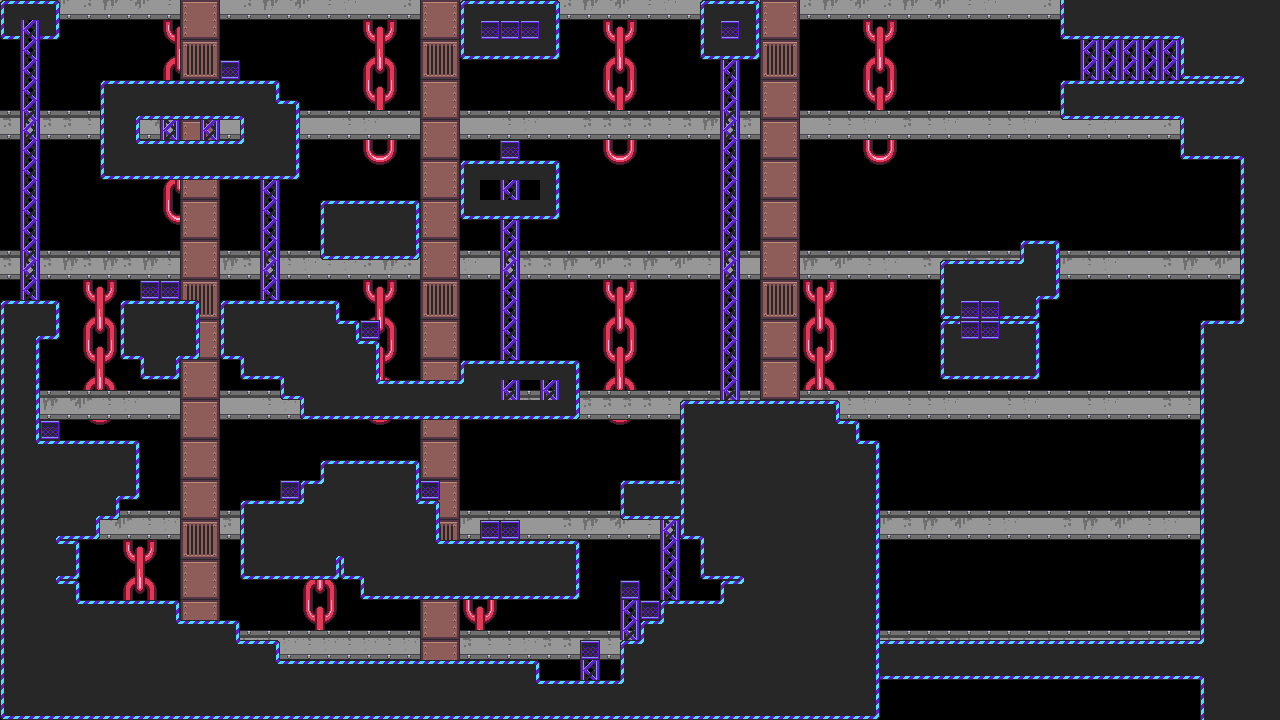

The image is a tile-based game level rendered from a .tmx file. Its description and source (layers, tilesets, objects; grid data summarised) follow:
An orthogonal 64x36 tile map with 20x20 px tiles, 1 tile layer (blocks), 3 tilesets, 3 image layers and 46 objects (7x disappearing_platform, 6x block, 5x escalator_left, 4x edge, 3x 0, ...).

<map version="1.10" tiledversion="1.10.1" orientation="orthogonal" renderorder="right-down" width="64" height="36" tilewidth="20" tileheight="20" infinite="0" nextlayerid="20" nextobjectid="131">
 <editorsettings>
  <chunksize width="20" height="20" />
  <export target="medium.csv" format="csv" />
 </editorsettings>
 <tileset firstgid="1" source="../0.tsx" />
 <tileset firstgid="16" source="../platforms.tsx" />
 <tileset firstgid="25" source="../bg_decoration.tsx" />
 <imagelayer id="15" name="bg0">
  <image source="../0/bg_images/bg0.png" width="1280" height="720" />
 </imagelayer>
 <imagelayer id="16" name="bg2">
  <image source="../0/bg_images/bg2.png" width="1280" height="720" />
 </imagelayer>
 <imagelayer id="17" name="bg1">
  <image source="../0/bg_images/bg1.png" width="1280" height="720" />
 </imagelayer>
 <layer id="1" name="blocks" width="64" height="36">
  <data>[2304 cells, 913 non-empty, 15 distinct tile ids]</data>
 </layer>
 <objectgroup id="2" name="entities">
  <object id="103" name="block" gid="24" x="220" y="60" width="20" height="20" />
  <object id="104" name="block" gid="24" x="340" y="200" width="20" height="20" />
  <object id="105" name="block" gid="24" x="340" y="660" width="20" height="20" />
  <object id="106" name="block" gid="24" x="780" y="400" width="20" height="20" />
  <object id="107" name="block" gid="24" x="620" y="580" width="20" height="20" />
  <object id="108" name="block" gid="24" x="940" y="260" width="20" height="20" />
  <object id="109" name="crab" x="960" y="600">
   <point />
  </object>
  <object id="115" name="crab" x="1100" y="600">
   <point />
  </object>
  <object id="124" name="guard" x="940" y="220">
   <point />
  </object>
  <object id="125" name="warrior" x="80" y="400">
   <point />
  </object>
 </objectgroup>
 <objectgroup id="18" name="entries">
  <object id="126" name="0" x="120" y="40">
   <point />
  </object>
  <object id="130" name="1" x="560" y="500">
   <point />
  </object>
 </objectgroup>
 <objectgroup id="19" name="exits">
  <object id="129" name="0" x="40" y="0" width="52.4715" height="80" />
 </objectgroup>
 <objectgroup id="12" name="cutscenes">
  <object id="20" name="0" x="477.161" y="10.7055" width="56.5864" height="165.171" />
  <object id="21" name="1" x="341.048" y="399.164" width="56.5864" height="88.703" />
 </objectgroup>
 <objectgroup id="4" name="platforms">
  <object id="14" name="horizontal" gid="16" x="200" y="40" width="60" height="20" />
  <object id="15" name="vertical" gid="17" x="600" y="260" width="80" height="20" />
  <object id="16" name="vertical_2" gid="18" x="20" y="180" width="40" height="20" />
  <object id="17" name="vertical_3" gid="18" x="180" y="500" width="40" height="20" />
  <object id="18" name="vertical_4" gid="17" x="780" y="220" width="80" height="20" />
  <object id="30" name="horizontal_2" gid="18" x="120" y="260" width="40" height="20" />
  <object id="46" name="vertical_2" gid="18" x="1100" y="260" width="40" height="20" />
  <object id="48" name="horizontal" gid="16" x="980" y="180" width="60" height="20" />
 </objectgroup>
 <objectgroup id="13" name="hazards">
  <object id="22" name="horizontal" gid="19" x="260" y="320" width="40" height="40" />
  <object id="23" name="horizontal_2" gid="19" x="500" y="380" width="40" height="40" />
  <object id="24" name="vertical" gid="19" x="660" y="480" width="40" height="40" />
  <object id="25" name="disappearing_platform" gid="20" x="300" y="80" width="40" height="20" />
  <object id="26" name="disappearing_platform" gid="20" x="380" y="80" width="40" height="20" />
  <object id="29" name="disappearing_platform" gid="20" x="380" y="140" width="40" height="20" />
  <object id="36" name="escalator_right" gid="21" x="538" y="318" width="60" height="20" />
  <object id="39" name="escalator_left" gid="21" x="380" y="660" width="60" height="20" />
  <object id="40" name="escalator_right" gid="21" x="460" y="660" width="60" height="20" />
  <object id="43" name="escalator_left" gid="21" x="1080" y="540" width="60" height="20" />
  <object id="44" name="escalator_right" gid="21" x="1040" y="480" width="60" height="20" />
  <object id="45" name="escalator_left" gid="21" x="1080" y="420" width="60" height="20" />
  <object id="49" name="escalator_left" gid="21" x="1020" y="600" width="60" height="20" />
  <object id="50" name="escalator_left" gid="21" x="1160" y="600" width="60" height="20" />
  <object id="51" name="disappearing_platform" gid="20" x="860" y="540" width="40" height="20" />
  <object id="52" name="disappearing_platform" gid="20" x="860" y="600" width="40" height="20" />
  <object id="53" name="disappearing_platform" gid="20" x="860" y="480" width="40" height="20" />
  <object id="54" name="disappearing_platform" gid="20" x="960" y="520" width="40" height="20" />
  <object id="114" name="spikes" gid="23" x="740" y="400" width="20" height="20" />
 </objectgroup>
 <objectgroup id="14" name="edge_colliders" visible="0">
  <object id="119" name="edge" x="900" y="240" width="20" height="20" />
  <object id="120" name="edge" x="1040" y="240" width="20" height="20" />
  <object id="121" name="edge" x="1140" y="620" width="20" height="20" />
  <object id="122" name="edge" x="910.667" y="617.333" width="20" height="20" />
 </objectgroup>
</map>
